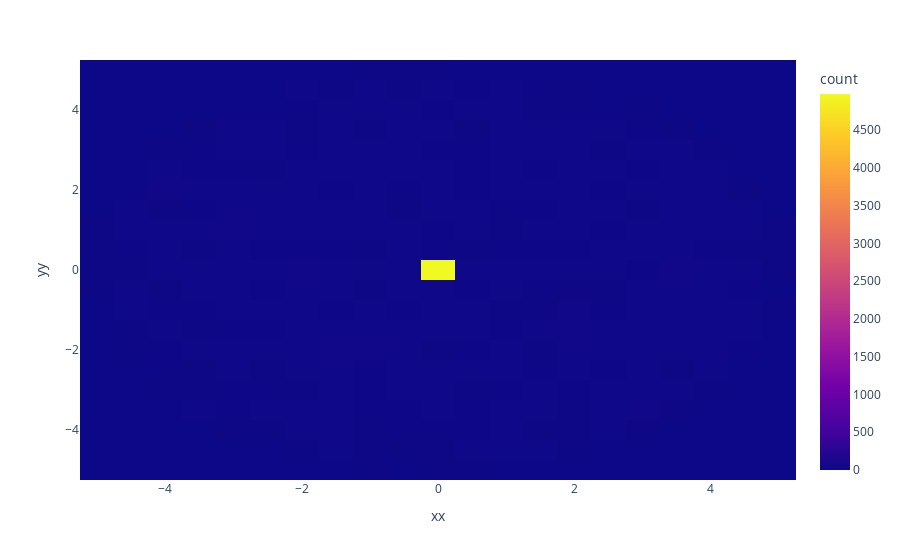

Notebook code for this chart:
### Markdown cell above
# Basic Class Example

### Code cell
px.density_heatmap(df, x='xx', y='yy')

### Figure 1 — Plotly figure (JSON) as saved in the notebook; plotly's stock layout.template omitted (floating-point values rounded to 4 significant figures; data arrays with more than 128 entries replaced by an {"elided": "..."} marker saying what was removed)
{"data": [{"coloraxis": "coloraxis", "hovertemplate": "xx=%{x}<br>yy=%{y}<br>count=%{z}<extra></extra>", "name": "", "x": {"elided": "10000 float values"}, "xaxis": "x", "xbingroup": "x", "y": {"elided": "10000 float values"}, "yaxis": "y", "ybingroup": "y", "type": "histogram2d"}], "layout": {"xaxis": {"anchor": "y", "domain": [0.0, 1.0], "title": {"text": "xx"}}, "yaxis": {"anchor": "x", "domain": [0.0, 1.0], "title": {"text": "yy"}}, "coloraxis": {"colorbar": {"title": {"text": "count"}}, "colorscale": [[0.0, "#0d0887"], [0.1111, "#46039f"], [0.2222, "#7201a8"], [0.3333, "#9c179e"], [0.4444, "#bd3786"], [0.5556, "#d8576b"], [0.6667, "#ed7953"], [0.7778, "#fb9f3a"], [0.8889, "#fdca26"], [1.0, "#f0f921"]]}, "legend": {"tracegroupgap": 0}, "margin": {"t": 60}}}
